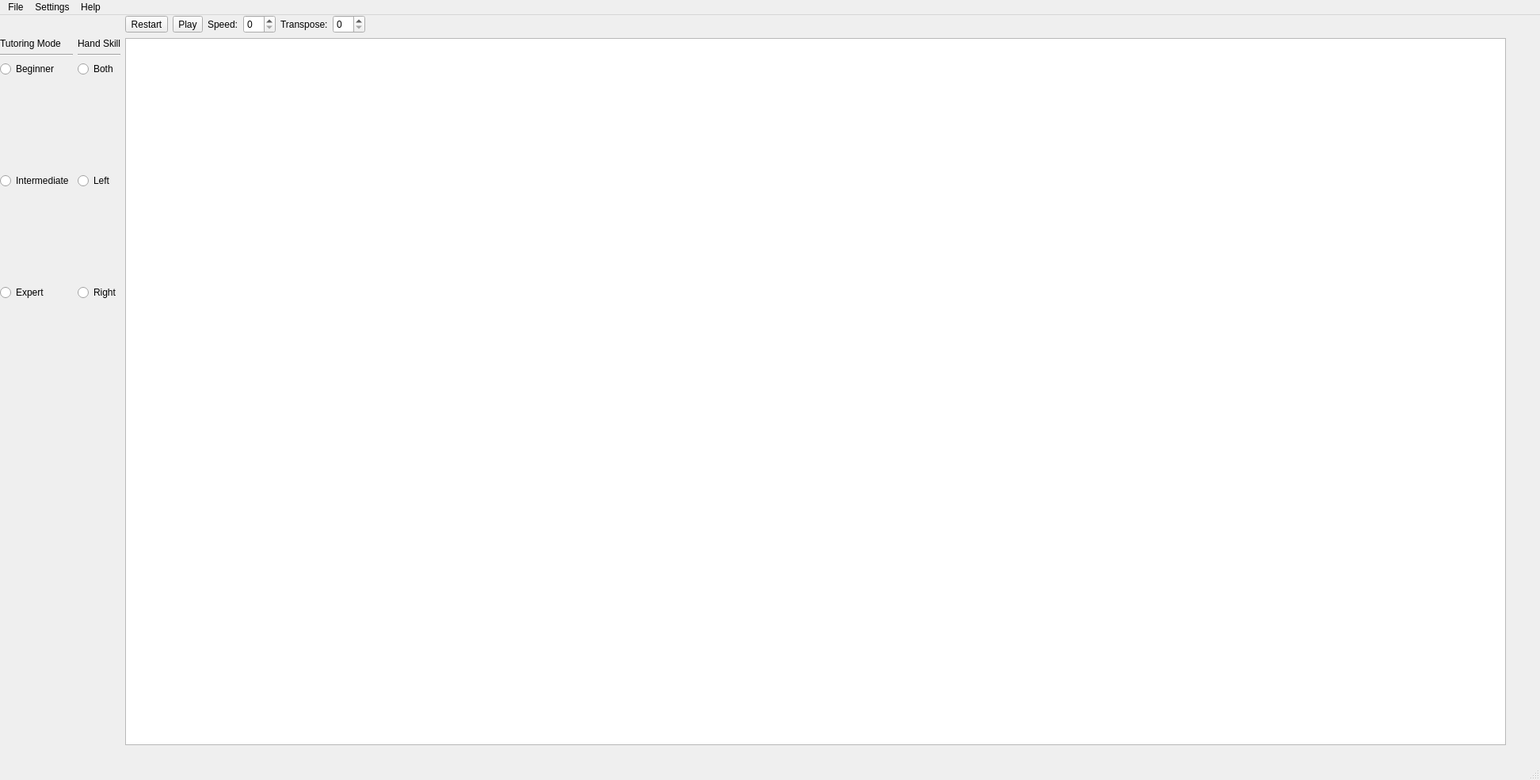
<?xml version="1.0" encoding="UTF-8"?>
<ui version="4.0">
 <class>MainWindow</class>
 <widget class="QMainWindow" name="MainWindow">
  <property name="geometry">
   <rect>
    <x>0</x>
    <y>0</y>
    <width>1944</width>
    <height>984</height>
   </rect>
  </property>
  <property name="windowTitle">
   <string>MainWindow</string>
  </property>
  <widget class="QWidget" name="centralwidget">
   <widget class="QWidget" name="gridLayoutWidget">
    <property name="geometry">
     <rect>
      <x>0</x>
      <y>0</y>
      <width>1901</width>
      <height>921</height>
     </rect>
    </property>
    <layout class="QGridLayout" name="gridLayout_central">
     <item row="1" column="1">
      <widget class="QGraphicsView" name="graphicsView_game"/>
     </item>
     <item row="0" column="1">
      <layout class="QHBoxLayout" name="horizontalLayout_live_settings">
       <item>
        <widget class="QToolButton" name="toolButton_restart">
         <property name="text">
          <string>Restart</string>
         </property>
        </widget>
       </item>
       <item>
        <widget class="QToolButton" name="toolButton_play">
         <property name="text">
          <string>Play</string>
         </property>
        </widget>
       </item>
       <item>
        <widget class="QLabel" name="label_speed">
         <property name="text">
          <string>Speed:</string>
         </property>
        </widget>
       </item>
       <item>
        <widget class="QSpinBox" name="spinBox_speed"/>
       </item>
       <item>
        <widget class="QLabel" name="label_transpose">
         <property name="text">
          <string>Transpose:</string>
         </property>
        </widget>
       </item>
       <item>
        <widget class="QSpinBox" name="spinBox_transpose"/>
       </item>
       <item>
        <spacer name="horizontalSpacer_2">
         <property name="orientation">
          <enum>Qt::Horizontal</enum>
         </property>
         <property name="sizeHint" stdset="0">
          <size>
           <width>40</width>
           <height>20</height>
          </size>
         </property>
        </spacer>
       </item>
      </layout>
     </item>
     <item row="1" column="0">
      <layout class="QGridLayout" name="gridLayout_options">
       <item row="1" column="1">
        <spacer name="verticalSpacer">
         <property name="orientation">
          <enum>Qt::Vertical</enum>
         </property>
         <property name="sizeHint" stdset="0">
          <size>
           <width>20</width>
           <height>40</height>
          </size>
         </property>
        </spacer>
       </item>
       <item row="0" column="1">
        <layout class="QVBoxLayout" name="verticalLayout_tutoring_mode">
         <item>
          <widget class="QLabel" name="label_tutoring_mode">
           <property name="text">
            <string>Tutoring Mode</string>
           </property>
          </widget>
         </item>
         <item>
          <widget class="Line" name="line_tutoring_mode">
           <property name="orientation">
            <enum>Qt::Horizontal</enum>
           </property>
          </widget>
         </item>
         <item>
          <widget class="QRadioButton" name="radioButton_beginner">
           <property name="text">
            <string>Beginner</string>
           </property>
          </widget>
         </item>
         <item>
          <spacer name="verticalSpacer_5">
           <property name="orientation">
            <enum>Qt::Vertical</enum>
           </property>
           <property name="sizeHint" stdset="0">
            <size>
             <width>20</width>
             <height>40</height>
            </size>
           </property>
          </spacer>
         </item>
         <item>
          <widget class="QRadioButton" name="radioButton_intermediate">
           <property name="text">
            <string>Intermediate</string>
           </property>
          </widget>
         </item>
         <item>
          <spacer name="verticalSpacer_6">
           <property name="orientation">
            <enum>Qt::Vertical</enum>
           </property>
           <property name="sizeHint" stdset="0">
            <size>
             <width>20</width>
             <height>40</height>
            </size>
           </property>
          </spacer>
         </item>
         <item>
          <widget class="QRadioButton" name="radioButton_expert">
           <property name="text">
            <string>Expert</string>
           </property>
          </widget>
         </item>
         <item>
          <spacer name="verticalSpacer_7">
           <property name="orientation">
            <enum>Qt::Vertical</enum>
           </property>
           <property name="sizeHint" stdset="0">
            <size>
             <width>20</width>
             <height>40</height>
            </size>
           </property>
          </spacer>
         </item>
        </layout>
       </item>
       <item row="0" column="2">
        <layout class="QVBoxLayout" name="verticalLayout_hand">
         <item>
          <widget class="QLabel" name="label_hand_skill">
           <property name="text">
            <string>Hand Skill</string>
           </property>
          </widget>
         </item>
         <item>
          <widget class="Line" name="line_hand_skill">
           <property name="orientation">
            <enum>Qt::Horizontal</enum>
           </property>
          </widget>
         </item>
         <item>
          <widget class="QRadioButton" name="radioButton_both">
           <property name="text">
            <string>Both</string>
           </property>
          </widget>
         </item>
         <item>
          <spacer name="verticalSpacer_2">
           <property name="orientation">
            <enum>Qt::Vertical</enum>
           </property>
           <property name="sizeHint" stdset="0">
            <size>
             <width>20</width>
             <height>40</height>
            </size>
           </property>
          </spacer>
         </item>
         <item>
          <widget class="QRadioButton" name="radioButton_left_hand">
           <property name="text">
            <string>Left</string>
           </property>
          </widget>
         </item>
         <item>
          <spacer name="verticalSpacer_3">
           <property name="orientation">
            <enum>Qt::Vertical</enum>
           </property>
           <property name="sizeHint" stdset="0">
            <size>
             <width>20</width>
             <height>40</height>
            </size>
           </property>
          </spacer>
         </item>
         <item>
          <widget class="QRadioButton" name="radioButton_right_hand">
           <property name="text">
            <string>Right</string>
           </property>
          </widget>
         </item>
         <item>
          <spacer name="verticalSpacer_4">
           <property name="orientation">
            <enum>Qt::Vertical</enum>
           </property>
           <property name="sizeHint" stdset="0">
            <size>
             <width>20</width>
             <height>40</height>
            </size>
           </property>
          </spacer>
         </item>
        </layout>
       </item>
      </layout>
     </item>
    </layout>
   </widget>
  </widget>
  <widget class="QMenuBar" name="menubar">
   <property name="geometry">
    <rect>
     <x>0</x>
     <y>0</y>
     <width>1944</width>
     <height>26</height>
    </rect>
   </property>
   <widget class="QMenu" name="menuFile">
    <property name="title">
     <string>File</string>
    </property>
    <addaction name="actionOpenFile"/>
    <addaction name="actionRecord"/>
    <addaction name="separator"/>
    <addaction name="actionSave_File"/>
    <addaction name="separator"/>
    <addaction name="actionExit"/>
   </widget>
   <widget class="QMenu" name="menuSettings">
    <property name="title">
     <string>Settings</string>
    </property>
    <addaction name="actionConfig"/>
   </widget>
   <widget class="QMenu" name="menuHelp">
    <property name="title">
     <string>Help</string>
    </property>
    <addaction name="actionWebsite"/>
    <addaction name="actionAbout"/>
   </widget>
   <addaction name="menuFile"/>
   <addaction name="menuSettings"/>
   <addaction name="menuHelp"/>
  </widget>
  <widget class="QStatusBar" name="statusbar"/>
  <action name="actionOpenFile">
   <property name="text">
    <string>Open File...</string>
   </property>
  </action>
  <action name="actionConvert_to_MIDI">
   <property name="text">
    <string>Convert to MIDI</string>
   </property>
  </action>
  <action name="actionSave_File">
   <property name="text">
    <string>Save Files...</string>
   </property>
  </action>
  <action name="actionExit">
   <property name="text">
    <string>Exit</string>
   </property>
  </action>
  <action name="actionRecord">
   <property name="text">
    <string>Record </string>
   </property>
  </action>
  <action name="actionConfig">
   <property name="text">
    <string>Config...</string>
   </property>
  </action>
  <action name="actionWebsite">
   <property name="text">
    <string>Website</string>
   </property>
  </action>
  <action name="actionAbout">
   <property name="text">
    <string>About</string>
   </property>
  </action>
 </widget>
 <tabstops>
  <tabstop>toolButton_restart</tabstop>
  <tabstop>toolButton_play</tabstop>
  <tabstop>spinBox_transpose</tabstop>
  <tabstop>radioButton_beginner</tabstop>
  <tabstop>radioButton_intermediate</tabstop>
  <tabstop>radioButton_expert</tabstop>
  <tabstop>radioButton_both</tabstop>
  <tabstop>radioButton_left_hand</tabstop>
  <tabstop>radioButton_right_hand</tabstop>
  <tabstop>graphicsView_game</tabstop>
  <tabstop>spinBox_speed</tabstop>
 </tabstops>
 <resources/>
 <connections/>
</ui>
